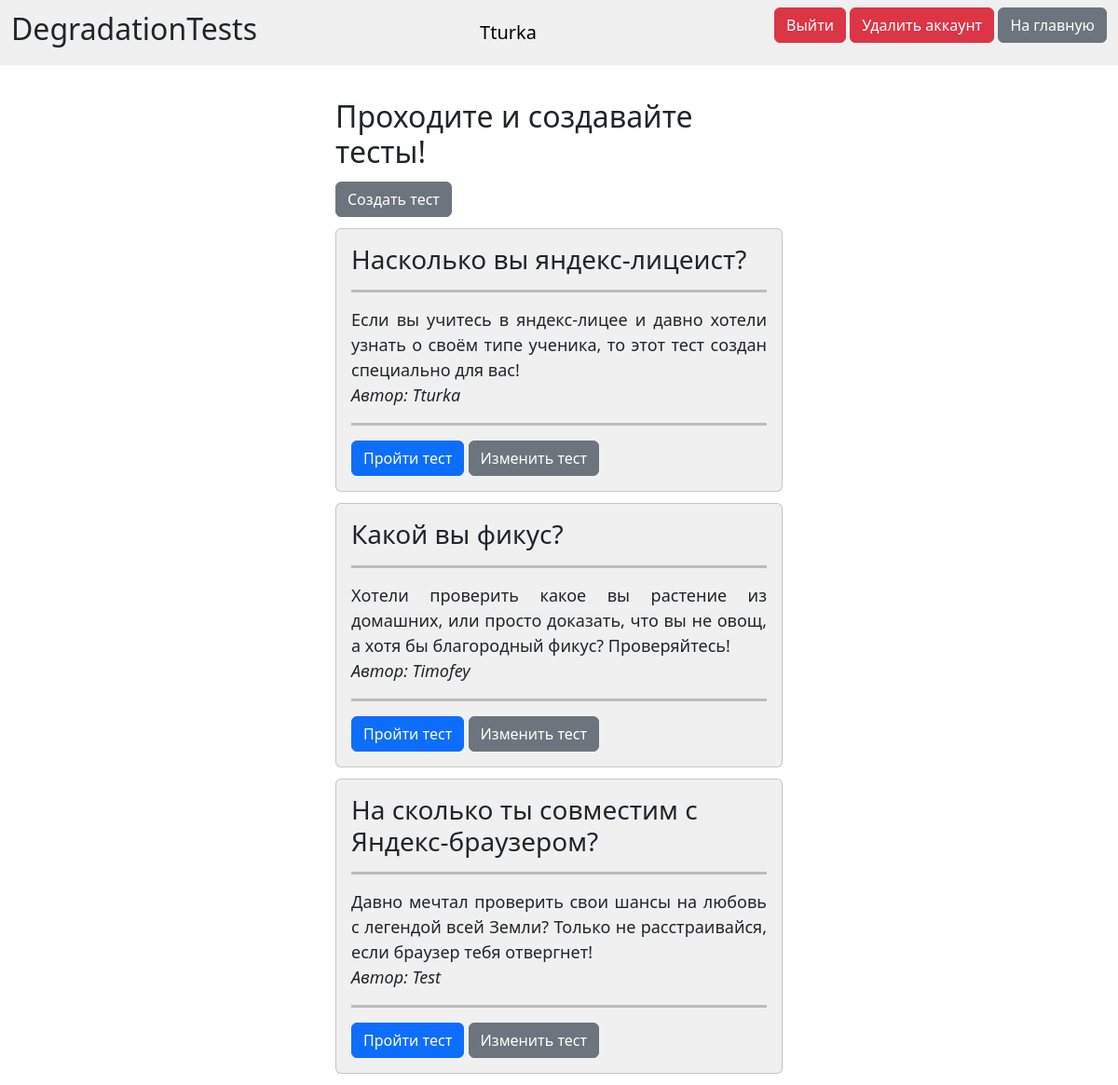
Page / (signed in) on the earlier database version.
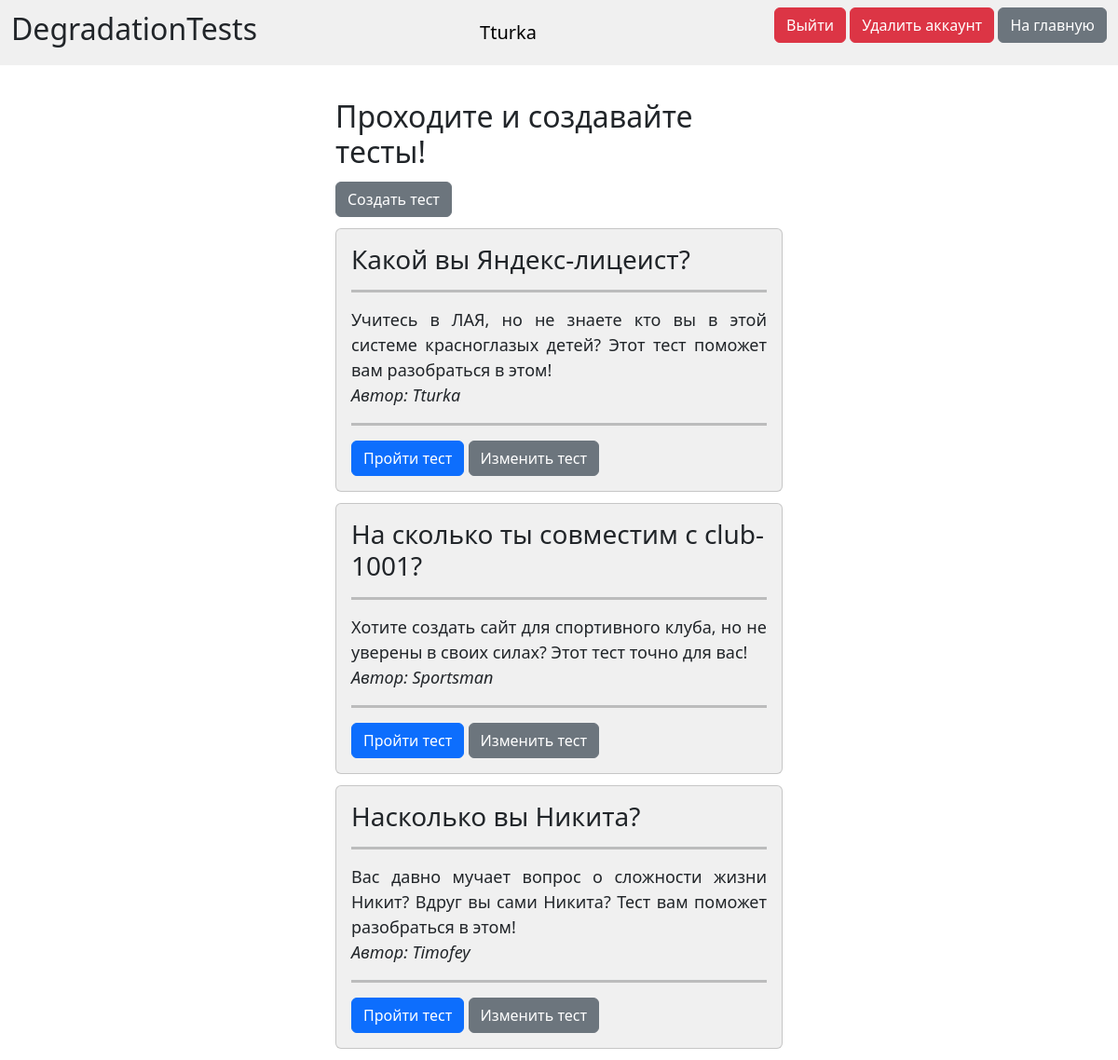
Same page on the later database version.
### data/user_model.py (models this page shows, shortened)
class User(SqlAlchemyBase, SerializerMixin, UserMixin):
    __tablename__ = 'users'
    id = sqlalchemy.Column(sqlalchemy.Integer, primary_key=True, autoincrement=True)
    name = sqlalchemy.Column(sqlalchemy.String, nullable=False)
    email = sqlalchemy.Column(sqlalchemy.String, nullable=False, unique=True)
    hashed_password = sqlalchemy.Column(sqlalchemy.String, nullable=False)
    test = sqlalchemy.orm.relationship('Test', back_populates='user')

### data/test_model.py (models this page shows)
class Test(SqlAlchemyBase, SerializerMixin):
    __tablename__ = 'tests'
    id = sqlalchemy.Column(sqlalchemy.Integer, primary_key=True, autoincrement=True)
    type = sqlalchemy.Column(sqlalchemy.Integer, nullable=False)
    creator = sqlalchemy.Column(sqlalchemy.Integer, sqlalchemy.ForeignKey('users.id'), nullable=False)
    title = sqlalchemy.Column(sqlalchemy.String, nullable=False)
    description = sqlalchemy.Column(sqlalchemy.String, nullable=False)
    status = sqlalchemy.Column(sqlalchemy.Boolean, nullable=False)
    user = sqlalchemy.orm.relationship('User')
    question = sqlalchemy.orm.relationship('Question', back_populates='test')

### main.py (the view)
@app.route('/')
def index():
    session = db_session.create_session()
    tests = session.query(Test)
    return render_template('tests_list.html', title='DegradationTests', tests=tests)

### data/db_session.py (called while the page is built)
def create_session() -> Session:
    global __factory
    return __factory()

### main.py (called while the page is built)
@login_manager.user_loader
def load_user(user_id):
    session = db_session.create_session()
    return session.query(User).get(user_id)

### templates/tests_list.html
{% extends "base.html" %}
{% block content %}
    <div class="content_display_list">
        {% if current_user.is_authenticated %}
            <h2 style="margin-bottom: 2.5%;">Проходите и создавайте тесты!</h2>
            <a href="/choose_type" class="btn btn-secondary">Создать тест</a>
            {% for test in tests %}
                <div class="card" style="background-color: #f0f0f0; margin-top: 2.5%; margin-bottom: 2.5%;">
                    <div class="card-body">
                        <h3 class="card-title">{{ test.title }}</h3>
                        <hr size="5px" color="#242424">
                        <p class="card-text" style="text-align: justify; font-size: large;">
                            {{ test.description }}
                            <br>
                            <em>Автор: {{ test.user.name }}</em>
                        </p>
                        <hr size="5px" color="#242424">
                        <a href="/test_solve/{{ test.id }}" class="btn btn-primary">Пройти тест</a>
                        {% if current_user.is_authenticated and (current_user.id == test.creator or current_user.id == 1) %}
                            <a href="/test_edit/{{ test.id }}" class="btn btn-secondary">Изменить тест</a>
                        {% endif %}
                    </div>
                </div>
            {% endfor %}
        {% else %}
            <h2>Зайдите в аккаунт или зарегистрируйтесь, чтобы начать работу.</h2>
        {% endif %}
    </div>
{% endblock %}

### templates/base.html (shortened to what this page needs)
<!DOCTYPE html>
<html lang="ru">
    <head>
        <link href="https://cdn.jsdelivr.net/npm/bootstrap@5.3.2/dist/css/bootstrap.min.css" rel="stylesheet"
>
        <link rel="stylesheet" type="text/css" href="{{ url_for('static', filename='css/forms.css') }}" />
        <link rel="stylesheet" type="text/css" href="{{ url_for('static', filename='css/main_styles.css') }}" />
    </head>
    <body>
        <nav class="navbar navbar-expand-lg" style="background-color: #f0f0f0;">
            <div class="container-fluid justify-content-between">
                <h2>DegradationTests</h2>
                {% if current_user.is_authenticated %}
                    <a class="navbar-brand">{{ current_user.name }}</a>
                    <p>
                        <a class="btn btn-danger" href="/logout">Выйти</a>
                        <a class="btn btn-danger" href="/delete_user">Удалить аккаунт</a>
                        <a class="btn btn-secondary" href="/">На главную</a>
                    </p>
                {% else %}
                    <p>
                        <a class="btn btn-primary" href="/register">Зарегистрироваться</a>
                        <a class="btn btn-primary" href="/login">Войти</a>
                        <a class="btn btn-secondary" href="/">На главную</a>
                    </p>
                {% endif %}
            </div>
        </nav>
        {% block content %}{% endblock %}
    </body>
</html>

### static/css/main_styles.css (style rules this page uses)
div.content_display_list { padding-left: 30%; padding-right: 30%; padding-top: 3%; }

Differences in the rows shown:
removed Test: title "Какой вы фикус?", description "Хотели проверить какое вы растение из домашних, или просто доказать, что вы не овощ, а хотя бы благородный фикус? Проверяйтесь!", user.name "Timofey"
changed Test "Tturka": title "Насколько вы яндекс-лицеист?" → "Какой вы Яндекс-лицеист?"; description "Если вы учитесь в яндекс-лицее и давно хотели узнать о своём типе ученика, то этот тест создан специально для вас!" → "Учитесь в ЛАЯ, но не знаете кто вы в этой системе красноглазых детей? Этот тест поможет вам разобраться в этом!"
added Test: title "На сколько ты совместим с club-1001?", description "Хотите создать сайт для спортивного клуба, но не уверены в своих силах? Этот тест точно для вас!", user.name "Sportsman"
changed Test: title "На сколько ты совместим с Яндекс-браузером?" → "Насколько вы Никита?"; description "Давно мечтал проверить свои шансы на любовь с легендой всей Земли? Только не расстраивайся, если браузер тебя отвергнет!" → "Вас давно мучает вопрос о сложности жизни Никит? Вдруг вы сами Никита? Тест вам поможет разобраться в этом!"; user.name "Test" → "Timofey"
